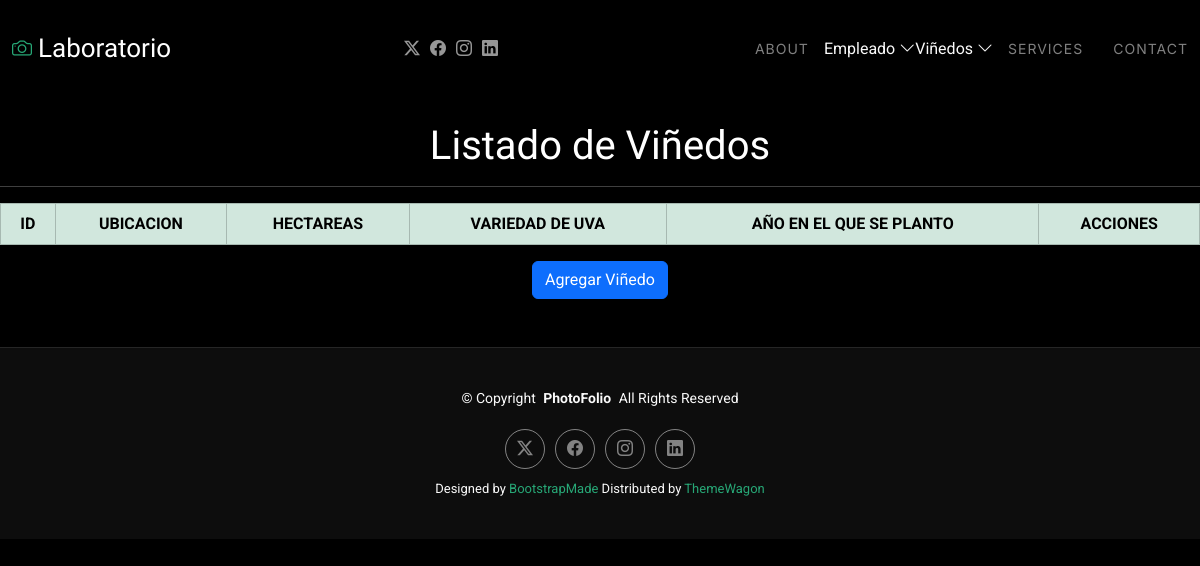
Before: /iniciovi with the older database file.
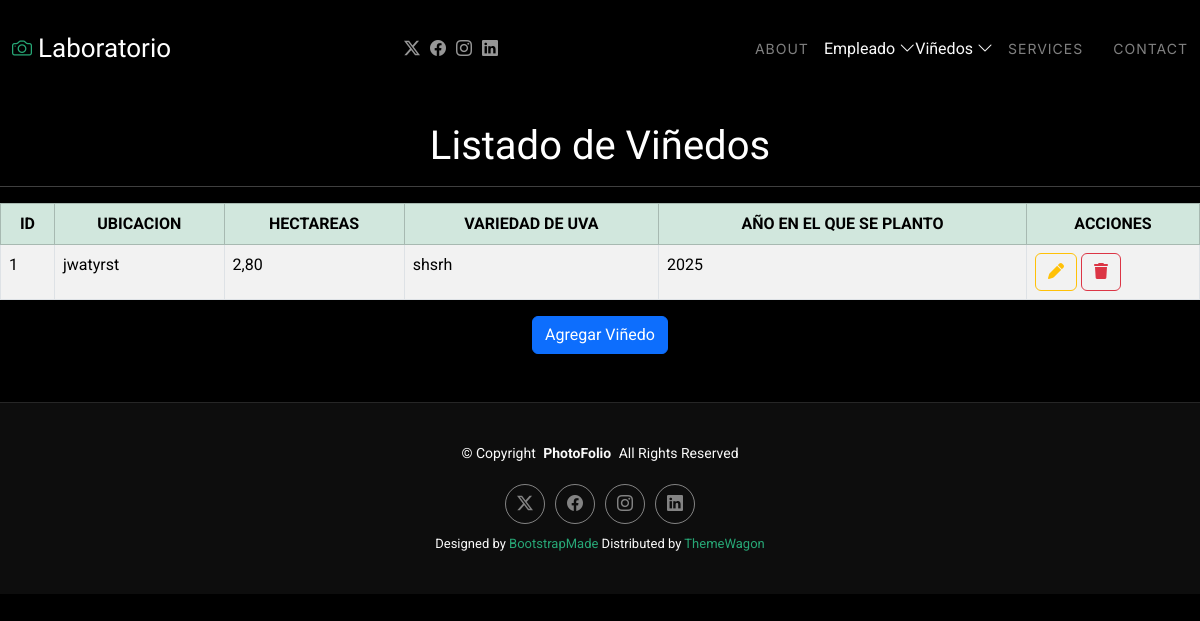
After: the same page with the newer database file.
### Aplicaciones/Vinedo/models.py (models this page shows, shortened)
class Vinedo(models.Model):
    id = models.AutoField(primary_key=True)
    ubicacion = models.TextField()
    hectareas = models.DecimalField(max_digits=5, decimal_places=2)
    variedad_uva = models.CharField(max_length=100)
    anio_plantacion = models.IntegerField()

### Aplicaciones/Vinedo/views.py (the view)
# urls.py: path('iniciovi',views.inicio,name='iniciovi'),
def inicio(request):
    listadoVinedo=Vinedo.objects.all()
    return render(request,"iniciovi.html",{'vinedo':listadoVinedo})

### Aplicaciones/Vinedo/templates/iniciovi.html (shortened to what this page needs)
{% extends 'plantilla.html' %}
{% load static %}
{% block body %}
<br>
<h1 class="text-center">Listado de Viñedos</h1>
<hr>
<table class="table table-bordered table-striped table-hover ">
    <thead>
        <tr class="table-success text-center">
            <th>ID</th>
            <th>UBICACION</th>
            <th>HECTAREAS</th>
            <th>VARIEDAD DE UVA</th>
            <th>AÑO EN EL QUE SE PLANTO</th>
            <th>ACCIONES</th>
        </tr>
    </thead>
    <tbody>
        {% for vinedoTemporal in vinedo %}
            <tr>
                <td>{{vinedoTemporal.id}}</td>
                <td>{{vinedoTemporal.ubicacion}}</td>
                <td>{{vinedoTemporal.hectareas}}</td>
                <td>{{vinedoTemporal.variedad_uva}}</td>
                <td>{{vinedoTemporal.anio_plantacion}}</td>
                <td>
                    <a href="editarVinedo/{{vinedoTemporal.id}}" class="btn btn-outline-warning">
                        <i class="fa fa-pen"></i>
                    </a>
                    <a href="#" class="btn btn-outline-danger" onclick="confirmarEliminacion('{{vinedoTemporal.id}}')">
                        <i class="fa fa-trash"></i>
                    </a>
                </td>
            </tr>
        {% endfor %}
    </tbody>
</table>
<div class="text-center ">
    <a href="nuevoVinedo" class="btn btn-primary " >
        Agregar Viñedo
    </a>
</div>
<br>
<br>
{% endblock %}

Changed rows visible on the page:
added Vinedo: id "1", ubicacion "jwatyrst", hectareas "2,80", variedad_uva "shsrh", anio_plantacion "2025"
